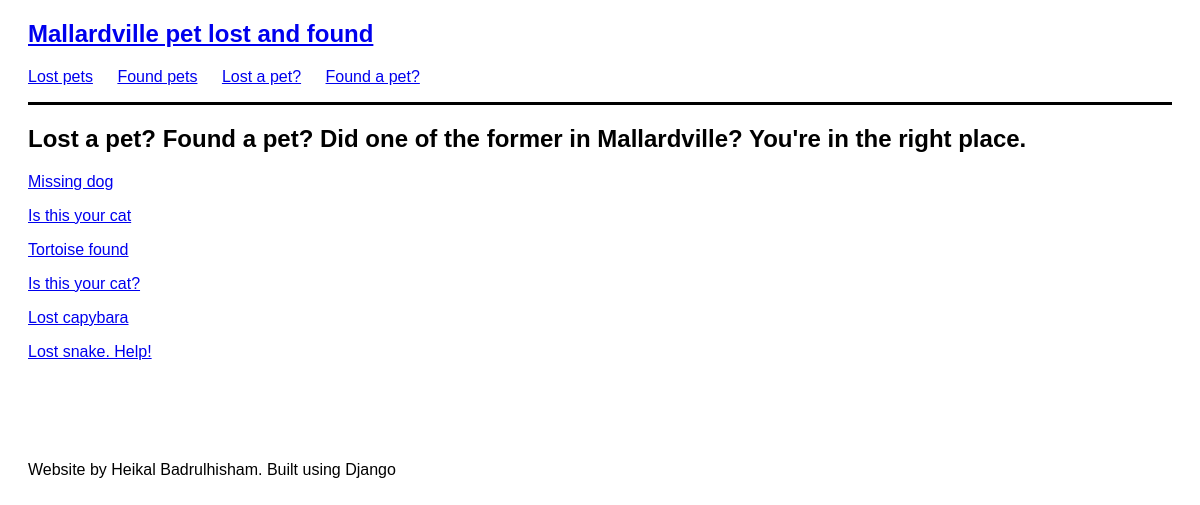
Before: / with the older database file.
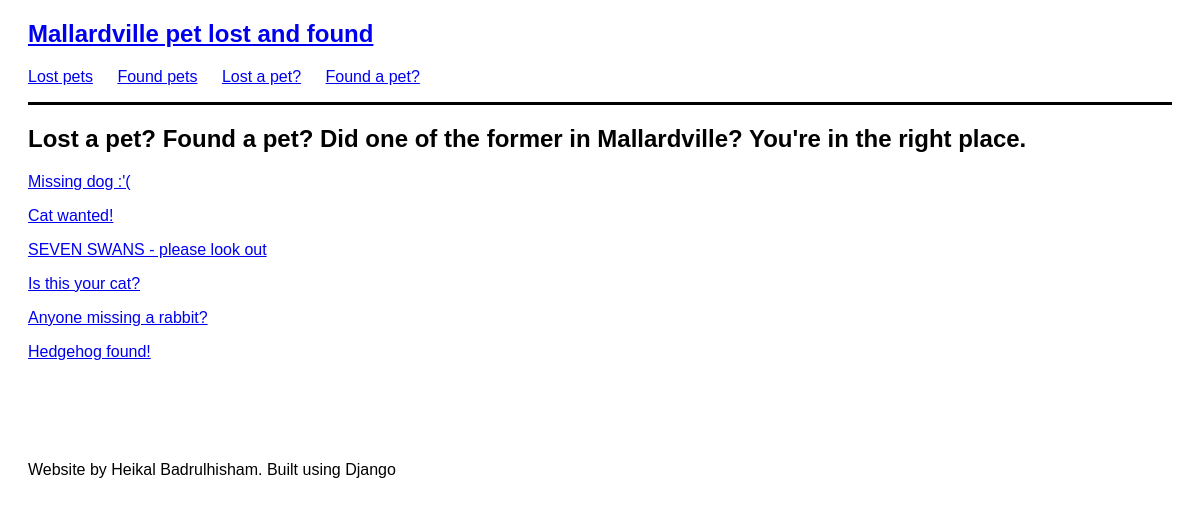
After: the same page with the newer database file.
### posts/models.py (models this page shows, shortened)
class Post(models.Model):
    title = models.CharField(max_length=80)
    picture = models.ImageField(upload_to='uploads/', blank=True, null=True)
    description = models.TextField(null=True)
    email = models.EmailField(blank=True, null=True)
    phone = models.CharField(max_length=80, blank=True, null=True)
    date_posted = models.DateField(auto_now=True)
    award = models.DecimalField(max_digits=100, decimal_places=2, blank=True,
                                null=True, default=0.00)
    password = models.CharField(default='password', max_length=100)
    def get_absolute_url(self):
        return reverse('post-detail', kwargs={'id': self.id})

### pages/views.py (the view)
# urls.py: path('', home_view, name='home'),
def home_view(request):
    queryset = Post.objects.all()
    context = {'posts': queryset}
    return render(request, 'home.html', context)

### templates/home.html
{% extends 'base.html' %}
{% block content %}
<h2>Lost a pet? Found a pet? Did one of the former in Mallardville? You're in the right place.</h2>
{% for post in posts %}
<div>
    <a href="{{ post.get_absolute_url }}"><p>{{ post.title }}</p></a>
</div>
{% endfor %}
{% endblock %}

### templates/base.html (shortened to what this page needs)
{% load static %}
<!DOCTYPE html>
<html lang="en">
<head>
    <link rel="stylesheet" type="text/css" href="{% static 'css/style.css' %}">
</head>
<body>
    {% include 'navbar.html' %}
    {% block content %}
    {% endblock %}
    {% include 'footer.html'%}
</body>
</html>

### templates/navbar.html
<nav>
    <a href="/"><h1>Mallardville pet lost and found</h1></a>
    <ul>
        <li><a href="/post/lost">Lost pets</a></li>
        <li><a href="/post/found">Found pets</a></li>
        <li><a href="/post/create/lost">Lost a pet?</a></li>
        <li><a href="/post/create/found">Found a pet?</a></li>
    </ul>
</nav>

### templates/footer.html
<p id="footer">
    Website by Heikal Badrulhisham. Built using Django
</p>

### static/css/style.css (style rules this page uses)
* { font-family: Helvetica, sans-serif; }
body { padding: 20px; padding-top: 0px; padding-bottom: 0px; }
nav { border-bottom-style: solid; }
nav ul { padding: 0px; }
nav li { display: inline-block; margin-right: 20px; }
#footer { margin-top: 100px; }

Changed rows visible on the page:
removed Post: title "Missing dog"
removed Post: title "Is this your cat"
removed Post: title "Tortoise found"
removed Post: title "Lost capybara"
removed Post: title "Lost snake. Help!"
added Post: title "Missing dog :'("
added Post: title "Cat wanted!"
added Post: title "SEVEN SWANS - please look out"
added Post: title "Anyone missing a rabbit?"
added Post: title "Hedgehog found!"
